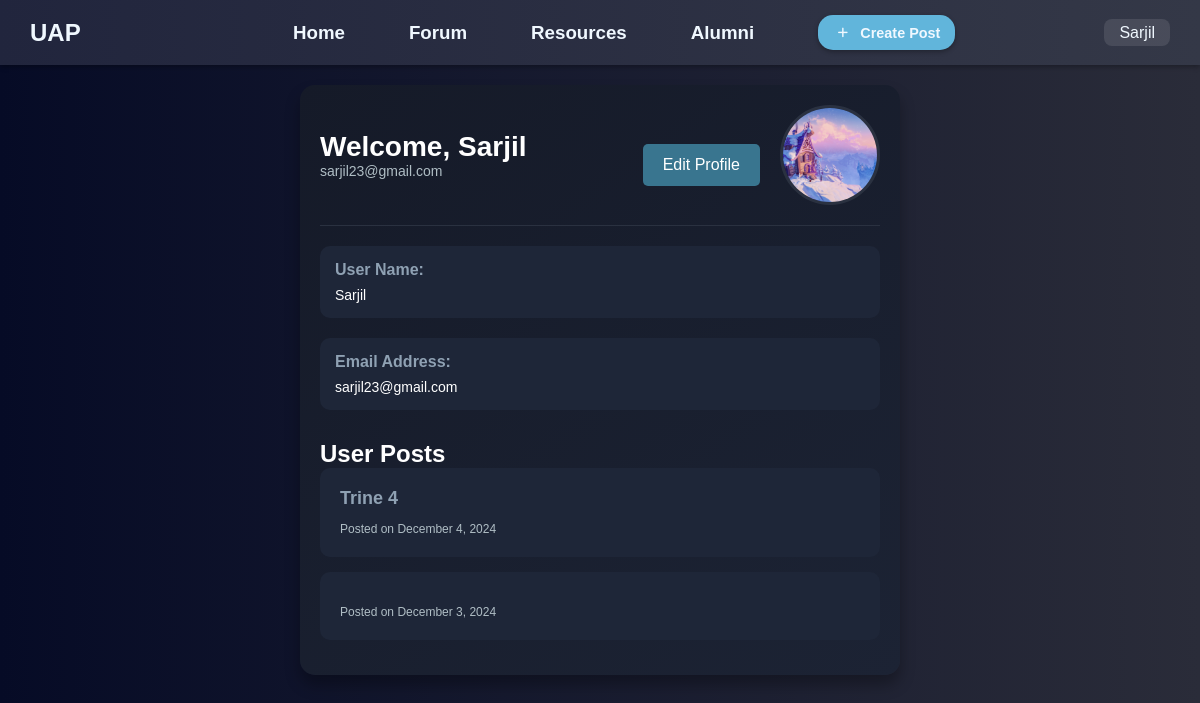
Screenshot of /profile/ (signed in) with the database file from the repository.
### authenticate/models.py (models this page shows, shortened)
class User_Profile(models.Model):
    user = models.OneToOneField(User, on_delete=models.CASCADE, related_name='profile')
    image = models.ImageField(upload_to='profile_pictures/', blank=True, null=True)

class Post(models.Model):
    user = models.ForeignKey(User, on_delete=models.CASCADE, blank=True, null=True)
    description = models.TextField(max_length=250, blank=True, null=True)
    image = models.ImageField(upload_to='post_images/', blank=True, null=True)
    timestamp = models.DateField(default=now)
    likes = models.ManyToManyField(User, related_name='liked_posts', blank=True)

### authenticate/views.py (the view)
# urls.py: path('profile/',acc_views.profile,name="profile"),
@login_required
def profile(request):
    user_profile = get_object_or_404(User_Profile, user=request.user)
    user_posts = Post.objects.filter(user=request.user).order_by('-timestamp')
    print(user_posts)
    context = {
        'user_profile': user_profile,
        'user_posts': user_posts,
    }
    return render(request, template_name='Home/profile.html', context=context)

### template/Home/profile.html (shortened to what this page needs)
{% extends 'base.html' %} {% load static %} {% block content %}
<html lang="en">
  <head>
  </head>
  <body>
    <div class="container">
      <div class="profile-card">
        <div class="profile-header">
          <div>
            <h1>Welcome, {{ user_profile.user.username }}</h1>
            <p>{{ user_profile.user.email }}</p>
          </div>
          <a href="{% url 'edit_profile' %}" class="profile-btn"
            >Edit Profile</a
          >
          <div class="pro">
            {% if user_profile.image %}
            <img
              src="{{ user_profile.image.url }}"
              alt="Profile Picture"
              class="profile-image"
            />
            {% else %}
            <div class="profile-image" style="background: #2a3140">👤</div>
            {% endif %}
          </div>
        </div>
        <div class="details-grid">
          <div class="detail-item">
            <h3>User Name:</h3>
            <p>{{ user_profile.user.username }}</p>
          </div>
          <div class="detail-item">
            <h3>Email Address:</h3>
            <p>{{ user_profile.user.email }}</p>
          </div>
        </div>
        <div class="posts-section">
          <h2>User Posts</h2>
          {% for post in user_posts.all %}
          <div class="post-item">
            <h3>{{ post.description }}</h3>
            <span>Posted on {{ post.timestamp|date:"F j, Y" }}</span>
          </div>
          {% empty %}
          <p>No posts to display.</p>
          {% endfor %}
        </div>
      </div>
    </div>
  </body>
  {% endblock %}

### template/navbar.html (shortened to what this page needs)
<!DOCTYPE html>
<html lang="en">
  <head>
    <link href="https://fonts.cdnfonts.com/css/gilroy-bold" rel="stylesheet" />
  </head>
  <body>
    <div class="navbar">
      <h2>UAP</h2>
      <div class="center">
        <div class="section">
          <a href="{% url 'home' %}" class="section-link"><h3>Home</h3></a>
          <a href="{% url 'forum' %}" class="section-link"><h3>Forum</h3></a>
          <a href="{% url 'resources' %}" class="section-link"><h3>Resources</h3></a>
          <a href="{% url 'alumni_section' %}" class="section-link"><h3>Alumni</h3></a>
          <a href="{% url 'createpost' %}" class="button">
          <button class="create-post">
               <span class="material-symbols-rounded">add</span>
                <h4>Create Post</h4>
          </button>
        </a>
        </div>
      </div>
      <div class="profile">
        <div class="dropdown">
          <a href="#" class="profile-name">{{ request.user }}</a>
        </div>
      </div>
    </div>
  </body>
</html>

### static/css/nav.css (style rules this page uses)
* { margin: 0; padding: 0; box-sizing: border-box; font-family: "Gilroy", sans-serif; text-decoration: none; }
.navbar { background: linear-gradient(to right, #21253d, #343847); display: flex; align-items: center; justify-content: space-between; padding: 15px 30px; box-shadow: 0 2px 5px rgba(0, 0, 0, 0.3); }
.navbar h2 { color: aliceblue; }
.section { display: flex; align-items: center; gap: 20px; margin-left: 15rem; }
.section-link { color: aliceblue; position: relative; transition: color 0.3s; }
.section-link::after { content: ""; position: absolute; bottom: -5px; left: 50%; width: 0; height: 3px; background-color: aliceblue; border-radius: 2px; transition: width 0.3s ease, transform 0.3s; transform: translateX(-50%); }
.create-post { background-color: #61b5db; border: none; padding: 8px 15px; color:aliceblue; border-radius: 15px; display: flex; align-items: center; gap: 8px; cursor: pointer; transition: transform 0.2s ease, box-shadow 0.3s ease; box-shadow: 0 2px 5px rgba(0, 0, 0, 0.3); font-size: 0.9rem; }
.create-post h4 { color:aliceblue }
.create-post span { color:aliceblue }
.create-post span { font-size: 1.2rem; transition: transform 0.3s ease; }
.profile { display: flex; align-items: center; justify-content: flex-end; gap: 15px; }
.profile-name { color: aliceblue; font-size: 1rem; padding: 5px 15px; border-radius: 8px; background-color: rgba(255, 255, 255, 0.1); transition: background-color 0.3s ease; }
.dropdown { position: relative; }

### template/base.html (style rules this page uses)
body { margin: 0; padding: 0; font-family: Arial, sans-serif; background: linear-gradient(to right, #060b26, #2a2c39); color: #ffffff; }

### template/Home/profile.html (style rules this page uses)
* { margin: 0; padding: 0; box-sizing: border-box; font-family: "Arial", sans-serif; }
body { background-color: #0e1320; color: #ffffff; }
.container { display: flex; flex-direction: column; align-items: center; justify-content: center; padding: 20px; gap: 30px; }
.profile-card { display: flex; flex-direction: column; align-items: center; width: 100%; max-width: 600px; padding: 20px; background: linear-gradient(145deg, #151a28, #1c2334); border-radius: 15px; box-shadow: 0 10px 15px rgba(0, 0, 0, 0.3); }
.profile-header { display: flex; align-items: center; justify-content: space-between; width: 100%; padding-bottom: 20px; border-bottom: 1px solid #2a3140; }
.profile-header h1 { font-size: 28px; }
.profile-header p { font-size: 14px; color: #b0bec5; }
.pro { width: 100px; height: 100px; margin-left: 20px; }
.profile-image { width: 100%; height: 100%; border-radius: 50%; object-fit: cover; border: 3px solid #2a3140; }
.details-grid { display: grid; grid-template-columns: 1fr; width: 100%; gap: 20px; margin-top: 20px; }
.detail-item { padding: 15px; background-color: #1e2638; border-radius: 10px; transition: transform 0.2s ease, box-shadow 0.2s ease; }
.detail-item h3 { font-size: 16px; color: #8fa1b3; margin-bottom: 8px; }
.detail-item p { font-size: 14px; color: #ffffff; }
.profile-btn { display: inline-block; text-align: center; margin-left: auto; background-color: #39758f; color: white; padding: 12px 20px; margin-top: 20px; border-radius: 5px; text-decoration: none; font-size: 16px; cursor: pointer; transition: background-color 0.3s; }
.posts-section { width: 100%; margin-top: 30px; }
.post-item { background-color: #1e2638; padding: 20px; margin-bottom: 15px; border-radius: 10px; }
.post-item h3 { font-size: 18px; color: #8fa1b3; margin-bottom: 10px; }
.post-item span { font-size: 12px; color: #b0bec5; }
.navbar .section { gap: 64px; margin-left: 3.95rem; }

### rows the page displays
User_Profile: user.username "Sarjil", user.email "sarjil23@gmail.com", image (picture)
Post: description "Trine 4", timestamp "December 4, 2024"
Post: timestamp "December 3, 2024"

### other values shown
{{ request.user }} "Sarjil"
